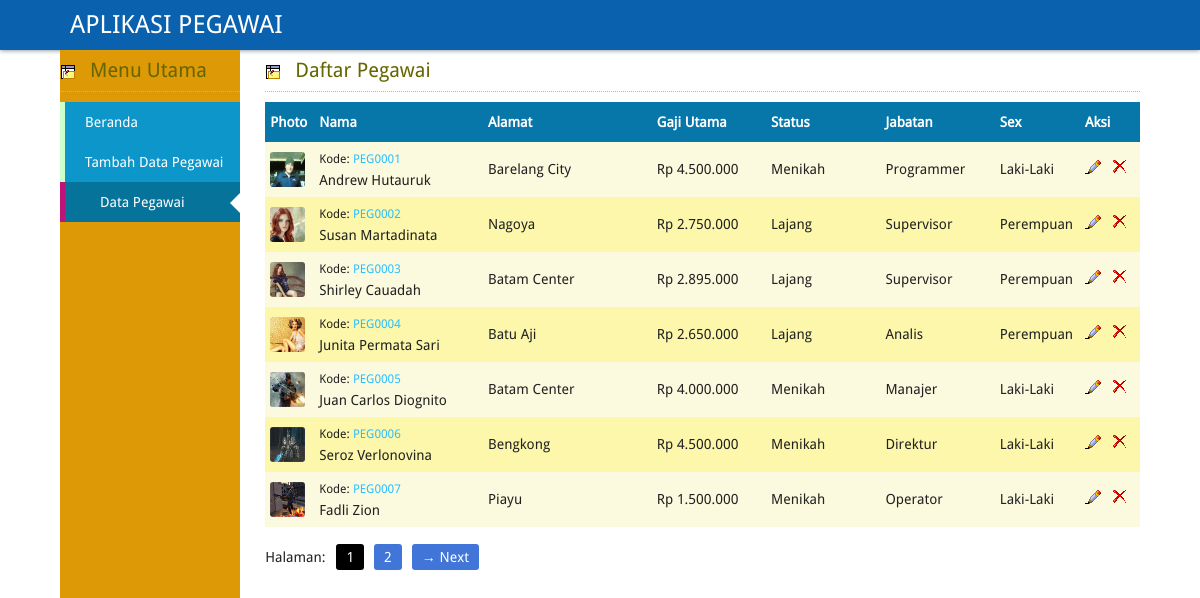
The app's page /?option=data-pegawai with its own data.
### tables this page shows
CREATE TABLE IF NOT EXISTS `pegawai` (
  `pegawai_id` int(11) NOT NULL AUTO_INCREMENT,
  `kode` varchar(10) NOT NULL,
  `nama` varchar(50) NOT NULL,
  `alamat` varchar(100) NOT NULL,
  `gaji` double NOT NULL,
  `sex` varchar(30) NOT NULL,
  `status` varchar(30) NOT NULL,
  `jabatan` varchar(40) NOT NULL,
  `photo` varchar(50) NOT NULL,
  `tanggal_gabung` int(11) NOT NULL,
  PRIMARY KEY (`pegawai_id`)
);

### config.php (called while the page is built, shortened)
<?php
function hajar_coy( $query ) { return mysql_query( $query ); }
function itung_jumlahnya( $query ) { return mysql_num_rows( $query ); }
function uraikan( $query ) { return mysql_fetch_array( $query ); }
$option = isset( $_GET['option'] ) ? $_GET['option'] : '';
?>

### function.php (the view, shortened to what this page needs)
<?php
require( dirname(__FILE__).'/config.php' );
function ubah_ke_rupiah( $id ) {
	return number_format( $id, 0, ", ", "." );
}
function tampilkan_pegawai() {
	$jumlah_data_per_halaman = 7;
	if(isset($_GET['page'])){ $nomor_halaman = $_GET['page'];}
	else { $nomor_halaman = 1; }
	$offset = ($nomor_halaman - 1) * $jumlah_data_per_halaman;
	$sql = hajar_coy( "SELECT * FROM pegawai ORDER BY kode ASC LIMIT $offset,$jumlah_data_per_halaman" );
	echo "<div class=\"box\">\n";
	echo "<h1>Daftar Pegawai</h1>";
	echo "<table border=\"0\">";
	echo "<tr class=\"top_tr\">";
	echo "	<td width=\"40\">Photo</td>\n";
	echo "	<td width=\"150\">Nama</td>\n";
	echo "	<td width=\"150\">Alamat</td>\n";
	echo "	<td width=\"100\">Gaji Utama</td>\n";
	echo "	<td width=\"100\">Status</td>\n";
	echo "	<td width=\"100\">Jabatan</td>\n";
	echo "	<td width=\"70\">Sex</td>\n";
	echo "	<td width=\"50\">Aksi</td>\n";
	echo "</tr>";
	if( itung_jumlahnya( $sql ) == 0 ) {
		echo "<tr style=\"height:150px; border-bottom:1px dotted #CC780C;\">";
		echo "	<td colspan=\"8\" align=\"center\" style=\"color:#FF0000; \">Belum ada data pegawai saat ini. Silahkan segera update database ppegawai ini.<br><a href=\"".URL."/?option=tambah-pegawai\">Klik disini untuk menambah data pegawai</a></td>";
		echo "</tr>";
	} else {
		$a = 0;
		while( $row = uraikan( $sql ) ) {
			if( $a == 0 ) { $bg = "#FCFADE"; $a = 1; }
			else{ $bg = "#FCF7AB"; $a = 0; }
			if(file_exists("photo/{$row['photo']}")){
				$photo = "<img src=\"".URL."/photo/{$row['photo']}\" class=\"photo\" alt=\"{$row['photo']}\">";
			} else {
				$photo = "<img src=\"".URL."/photo/noname.jpg\" class=\"photo\">";
			}
			echo "<tr bgcolor=\"$bg\" onmouseover=\"bgColor='#FFFF55'\" onmouseout=\"bgColor='$bg'\">";
			echo "	<td align=\"center\">{$photo}</td>";
			echo "	<td><span style=\"font-size:12px; \">Kode: <a href=\"".URL."/?option=detail-pegawai&kode={$row['kode']}\">{$row['kode']}</a></span><br>{$row['nama']}</td>";
			echo "	<td>{$row['alamat']}</td>";
			echo "	<td>Rp ".ubah_ke_rupiah( $row['gaji'] )."</td>";
			echo "	<td>{$row['status']}</td>";
			echo "	<td>{$row['jabatan']}</td>";
			echo "	<td>{$row['sex']}</td>";
			echo "	<td><a href=\"".URL."/?option=edit-pegawai&kode={$row['kode']}\" title=\"Klik untuk mengubah data pegawai\"><img src=\"".URL."/b_edit.png\" alt=\"\"> &nbsp; <a href=\"".URL."/?option=delete-pegawai&kode={$row['kode']}\" onclick=\"return hapus('".$row['kode']."')\" title=\"Klik untuk menghapus data pegawai\"><img src=\"".URL."/b_drop.png\"></a></td>";
			echo "</tr>";
		}
	}
	echo "</table>";
	$jumlah_data = uraikan( hajar_coy("SELECT COUNT(*) AS jumlah FROM pegawai") );
	$total_halaman = ceil($jumlah_data['jumlah'] / $jumlah_data_per_halaman);
	echo "<p class=\"paging\">\n";
	echo "Halaman: &nbsp; ";
	for($page = 1; $page <= $total_halaman; $page++){
		if((($page >= $nomor_halaman - 3) && ($page <= $nomor_halaman + 3)) || ($page == 1) || ($page == $total_halaman)){
			if($page == $nomor_halaman) echo "<span class=\"current\">{$page}</span>";
			else echo "<a href=\"".URL."/?option=data-pegawai&page={$page}\">{$page}</a>";
		}
	}
	if($nomor_halaman < $total_halaman){ echo "<a href=\"".URL."/?option=data-pegawai&page=".($nomor_halaman+1)."\">&rarr; Next</a>\n"; }
	echo "</p>\n";
	echo "</div>\n";
}
?>

### index.php (shortened to what this page needs)
<?php
require( dirname(__FILE__).'/function.php' );
?>
<!DOCTYPE html PUBLIC "-//W3C//DTD XHTML 1.0 Transitional//EN" "http://www.w3.org/TR/xhtml1/DTD/xhtml1-transitional.dtd">
<html xmlns="http://www.w3.org/1999/xhtml">
<head>
<link rel="stylesheet" type="text/css" href="<?php echo URL;?>/gaya.css" media="all" />
</head>
<body>
<div class="atas">
	<div class="logo">Aplikasi Pegawai</div>
</div>
<div class="bungkus">
	<div class="kiri">
		<div class="box">
			<h1>Menu Utama</h1>
			<ul id="urut">
				<?php
				if($option == '') { echo "<li><a href=\"".URL."/\" class=\"active\">Beranda</a></li>\n"; }
				else { echo "<li><a href=\"".URL."/\">Beranda</a></li>\n"; }
				if($option == 'tambah-pegawai') { echo "<li><a href=\"".URL."/?option=tambah-pegawai\" class=\"active\">Tambah Data Pegawai</a></li>\n"; }
				else{ echo "<li><a href=\"".URL."/?option=tambah-pegawai\">Tambah Data Pegawai</a></li>\n"; }
				if($option == 'data-pegawai' || $option == 'detail-pegawai' || $option == 'edit-pegawai') { echo "<li><a href=\"".URL."/?option=data-pegawai\" class=\"active\">Data Pegawai</a></li>\n"; }
				else{ echo "<li><a href=\"".URL."/?option=data-pegawai\">Data Pegawai</a></li>\n"; }
				?>
			</ul>
		</div>
	</div>
	<div class="kanan">
		<?php
		$kode = isset($_GET['kode']) ? $_GET['kode'] : '';
		if( $option == 'tambah-pegawai' ) { tambah_data_pegawai(); }
		elseif( $option == 'data-pegawai' ) { tampilkan_pegawai(); }
		elseif( $option == 'edit-pegawai' ) { ubah_data_pegawai(); }
		elseif( $option == 'detail-pegawai') { detail_pegawai($kode); }
		?>
	</div>
</div>
</body>
</html>

### gaya.css (style rules this page uses)
* { margin: 0; padding: 0; }
body { font-family:'Droid Sans', Arial, Helvetica, sans-serif; font-size: 14px; line-height: 1.5em; background: #FFFFFF; color: #222; }
a { color: #2ABFFF; text-decoration: none; transition: .3s ease-in-out; }
img { margin: 0; padding: 0; border: none; }
ol,ul { margin: 0; padding: 0; list-style-type: none; }
table { margin: 10px 0; padding: 0; border-collapse: collapse; width: 100%; border:none; }
tr { text-align: left; height: 55px; }
tr.top_tr { height: 40px; font-weight: bold; background: #0677A8; color:#FFFFFF; }
td { margin: 0; padding-left: 5px; text-align:left; }
p { margin: 0; padding: 10px 0; text-align: justify; }
.atas { width:100%; background:#0A61AD; height:50px; position:fixed; top:0; left:0; box-shadow:0px 0px 5px #72777B; }
.logo { line-height:50px; font-size:25px; text-transform:uppercase; color:#FFFFFF; padding-left:70px; }
.bungkus { margin: 50px auto; padding: 0; width: 90%; }
.kiri { float:left; width:15%; position:fixed; height:101%; background:#DD9906; }
.kanan { float:right; width:81%; }
.box { margin:0 0 20px 0; }
.box h1 { padding:10px 0 10px 30px; border-bottom:1px dotted #B5B5B5; font-size:20px; font-weight:normal; color:#666600; background:url('b_comment.png') no-repeat 0% 14px; }
.box #urut { margin:10px 0; }
.box #urut li { line-height:40px; }
.box #urut li a { display:block; border-left:5px solid #CCFFCC; padding:0 0 0 20px; position:relative; background:#0C96C9; color:#FFFFFF; }
.box #urut li a:hover, .box #urut li a.active { border-left:5px solid #BC1479; padding:0 0 0 35px; color:#FFFFFF; background:#06739B; }
.box #urut li a.active::before { content:''; position:absolute; height:0; width:0; top:27%; right:0; border-bottom: 10px solid transparent; border-top: 10px solid transparent; border-right: 10px solid #FFFFFF; font-size: 0; line-height: 0; }
.photo { margin:0; padding:0; border:none; width:35px; height:35px; border-radius:3px; }
.paging { margin:10px 0; }
.current { padding:5px 10px; background:#000000; color:#FFFFFF; border-radius:3px; margin:0 5px 0 0; }
.paging a { padding:5px 10px; background:#4176D8; color:#FFFFFF; border-radius:3px; margin:0 5px; }

### records on screen
pegawai: photo (picture), kode "PEG0001", nama "Andrew Hutauruk", alamat "Barelang City", gaji "4.500.000", status "Menikah", jabatan "Programmer", sex "Laki-Laki"
pegawai: photo (picture), kode "PEG0002", nama "Susan Martadinata", alamat "Nagoya", gaji "2.750.000", status "Lajang", jabatan "Supervisor", sex "Perempuan"
pegawai: photo (picture), kode "PEG0003", nama "Shirley Cauadah", alamat "Batam Center", gaji "2.895.000", status "Lajang", jabatan "Supervisor", sex "Perempuan"
pegawai: photo (picture), kode "PEG0004", nama "Junita Permata Sari", alamat "Batu Aji", gaji "2.650.000", status "Lajang", jabatan "Analis", sex "Perempuan"
pegawai: photo (picture), kode "PEG0005", nama "Juan Carlos Diognito", alamat "Batam Center", gaji "4.000.000", status "Menikah", jabatan "Manajer", sex "Laki-Laki"
pegawai: photo (picture), kode "PEG0006", nama "Seroz Verlonovina", alamat "Bengkong", gaji "4.500.000", status "Menikah", jabatan "Direktur", sex "Laki-Laki"
pegawai: photo (picture), kode "PEG0007", nama "Fadli Zion", alamat "Piayu", gaji "1.500.000", status "Menikah", jabatan "Operator", sex "Laki-Laki"
